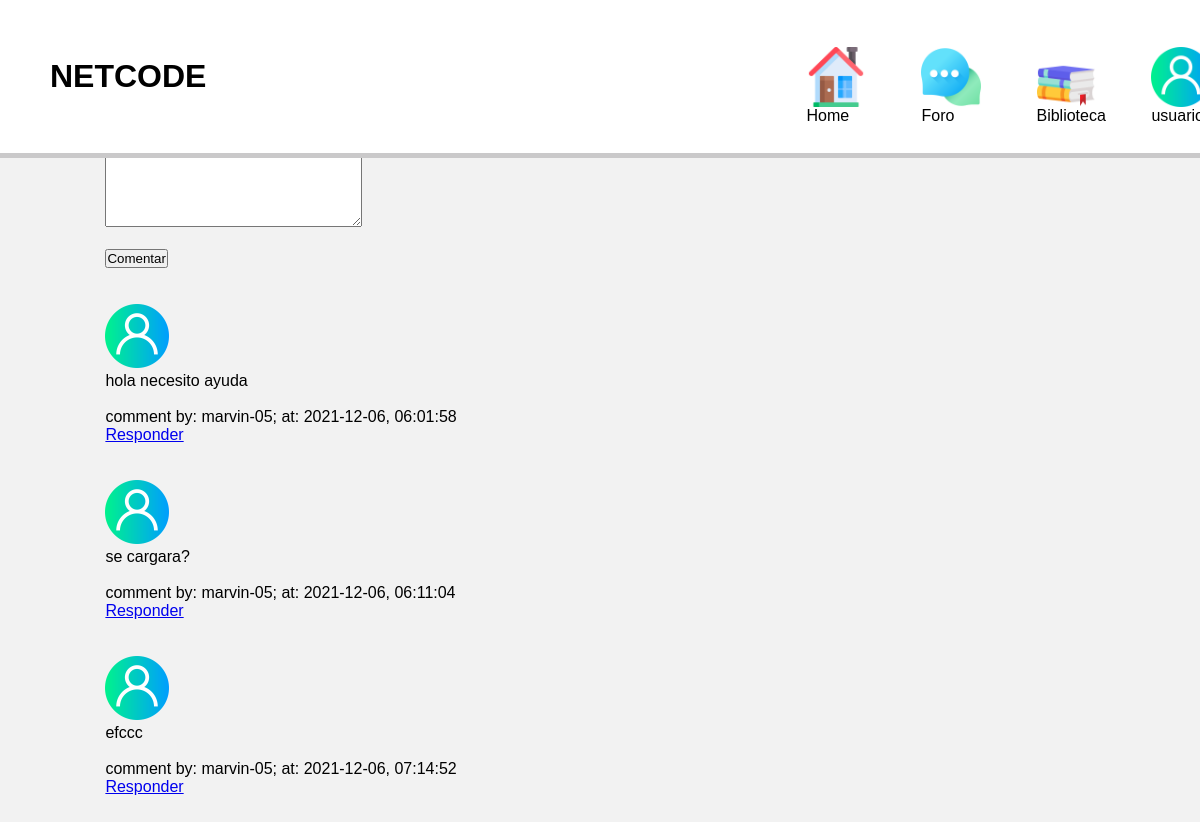
The page /foro (signed in) on the database its author committed.
### tables this page shows
CREATE TABLE 'ForoComentarios' ('Id' integer PRIMARY KEY NOT NULL, 'User_Id' integer NOT NULL, 'Comment' text NOT NULL, 'Date' date DEFAULT CURRENT_DATE, 'Time' time DEFAULT CURRENT_TIME);

CREATE TABLE 'Info_Usuario' ('Id' integer PRIMARY KEY AUTOINCREMENT NOT NULL, 'Name' text NOT NULL, 'NickName' text NOT NULL, 'EmailAddres' text NOT NULL, 'Password' text NOT NULL, 'admin' smallint DEFAULT 0);

### application.py (the view)
@app.route("/foro", methods=["GET", "POST"])
@login_required
def foro():
    if request.method == 'POST':
        if not request.form.get("comentario"):
            return "no puede generar un comentario vacio"
        comment = request.form.get("comentario")
        conn = connect()
        cursor = conn.cursor()
        cursor.execute("INSERT INTO ForoComentarios (User_Id, Comment) \
                        values (:user, :comentario)",
                        {'user':session["user_id"], 'comentario':comment})
        conn.commit()
        conn.close()
        return redirect("/foro")
    else:
        conn = connect()
        cursor = conn.cursor()
        comentarios = cursor.execute("select ForoComentarios.Comment, ForoComentarios.Date, \
                                    ForoComentarios.Time, Info_Usuario.NickName from ForoComentarios \
                                    inner join Info_Usuario \
                                    on Info_Usuario.Id=ForoComentarios.User_Id")
        nicks = []
        comments = []
        dates = []
        times = []
        count = 0
        for r in comentarios:
            nicks.append(r[3])
            comments.append(r[0])
            dates.append(r[1])
            times.append(r[2])
            count = int(count + 1)
        print(comentarios)
        return render_template("Foro.html", results=count, name=nicks, date=dates, time=times, comentario=comments)

### dataRequest.py (called while the page is built)
def connect():
    try:
        conn = sqlite3.connect('Users.db')
        return conn
    except Error:
        print(Error)
        sys.exit() # Cerramos el sistema

def login_required(f):
    @wraps(f)
    def decorated_function(*args, **kwargs):
        if session.get("user_id") is None:
            return redirect("/login")
        return f(*args, **kwargs)
    return decorated_function

### templates/Foro.html (shortened to what this page needs)
 <!DOCTYPE html>
<html lang="en">
<head>
    <link rel="stylesheet" href="../static/css/cursos.css">
    <link href="../static/css/styles-foro.css" type = "text/css" rel="stylesheet"/>
</head>
<header>
            <div class="icons-enlaces">
                <ul>
                    <div class="text">
                        <h1>NETCODE</h1>
                    </div>
                    <div class="image-icon">
                        <li><a href="/admin"> <img src="../static/img/home.png" alt="homeicon"> Home</a></li>
                    </div>
                    <div class="image-icon">
                        <li><a href="#"><img src="../static/img/chat.png" alt="homeicon">Foro</a></li>
                    </div>
                    <div class="image-icon">
                        <li><a href="/formImage"> <img src="../static/img/book.png" alt="bibliotecaicon"> Biblioteca</a></li>
                    </div>
                    <div class="image-icon">
                        <li><a href="#"><img src="../static/img/usericon.png" alt="user">usuario</a></li>
                    </div>
                </ul>
            </div>
</header>
<body>
    <form action="/foro" method="post">
        <div class="container">
            <div class="rows_comentarios justify-content-center">
                <div class="col-6">
                    <h3> Bienvenido al Foro</h3>
                        <textarea class="form-control" name="comentario" cols="30"  rows="10" placeholder="Comentario"></textarea> <br><br>
                        <button class="btn" type=submit>Comentar</button> <br><br><br>
                    <div>
                        {% for i in range(results) %}
                            <img src="../static/img/usericon.png" width="64" height="64" alt="">
                            <p>
                                {{comentario[loop.index - 1]}} <br><br>
                                comment by: {{name[loop.index - 1]}}; at: <span>{{date[loop.index - 1]}}, {{time[loop.index - 1]}}</span> <br>
                            </p>
                            <div class="botones" text-right>
                                <a href="#">Responder</a>
                            </div>
                            <br><br>
                        {% endfor %}
                    </div>
                </div>
            </div>
        </div>
</body>
</html>

### static/css/cursos.css (style rules this page uses)
*, *:after, *:before { margin: 0; padding: 0; box-sizing: border-box; }
header { background-color: white; position: fixed; width:100%; height: 19%; display: flex; justify-content: space-between; align-items: center; border-style: solid; border-color: #827E826B; border-width: 0px 0px 5px 0px; margin-bottom: 19%; z-index: 10000; }
header .icons-enlaces ul { display:flex; justify-content: center; align-items: center; }
header .icons-enlaces ul .text h1 { float: right; font-family: 'M PLUS Code Latin', sans-serif; text-align: center; margin-left: 50px; margin-right: 600px; }
header .icons-enlaces ul .image-icon li { List-style: none; font-family: 'M PLUS Code Latin', sans-serif; }
header .icons-enlaces ul .image-icon li a { margin-left: 100px; text-decoration: none; padding: 6px 15px; color: black; border-radius: 20px; justify-content: center; align-items: center; height: 100%; }
header .icons-enlaces ul .image-icon li a:link { text-decoration: none; }
header .icons-enlaces .image-icon li a img { display:flex; justify-content: space-between; align-items: center; width: 60px; height: 60px; cursor:pointer; }
body { overflow-x: hidden; }

### static/css/styles-foro.css (style rules this page uses)
body { background:#f2f2f2; font-family:sans-serif; display: flex; }
body .container { width: 100%; display: flex; postion: absolute; margin-top: 15%; margin-left: 30%; }
h3 { margin-left: 17%; }

### rows shown on the page
ForoComentarios: Comment "hola necesito ayuda", Date "2021-12-06", Time "06:01:58"
Info_Usuario: NickName "marvin-05" "marvin-05" "marvin-05"
ForoComentarios: Comment "se cargara?", Date "2021-12-06", Time "06:11:04"
ForoComentarios: Comment "efccc", Date "2021-12-06", Time "07:14:52"
